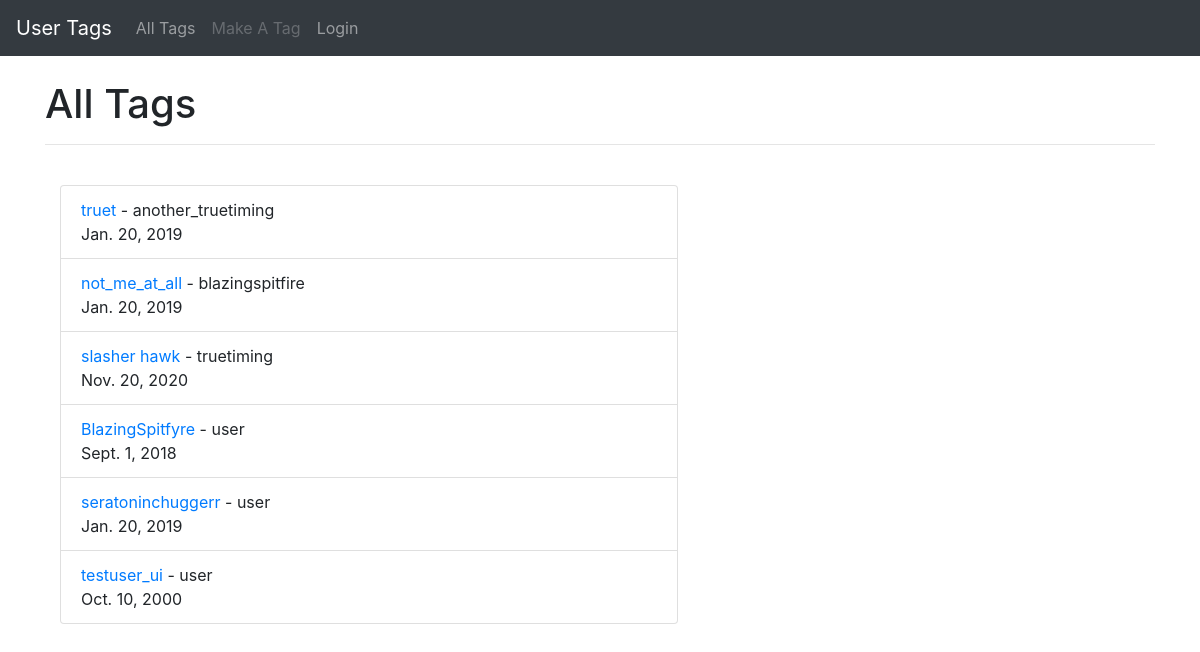
The page /alltags/ on the database as committed earlier.
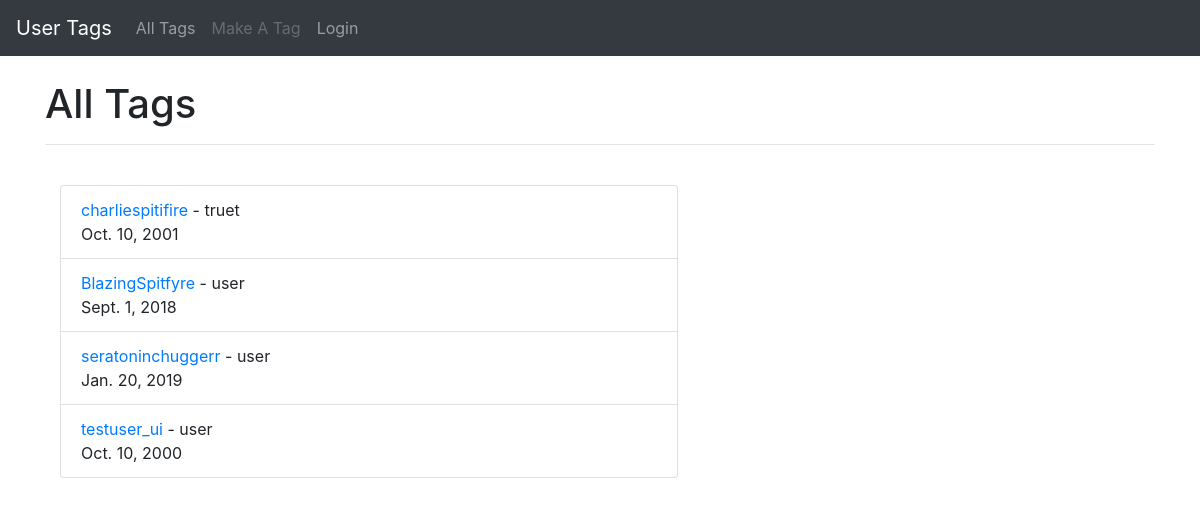
The same page on the database as committed later.
### droptag/models.py (models this page shows, shortened)
class tag(models.Model):
    user = models.ForeignKey(User,
                        default = 1,
                        on_delete = models.CASCADE
                        )
    platform = models.CharField(
        default='STM',
        max_length=32,
        choices=PLATFORM_CHOICES)
    username = models.CharField(max_length=50)
    id_link = models.CharField(max_length=200, blank=True)
    time_met = models.DateField()
    note = models.TextField(blank=True)
    date_filled = models.DateTimeField(auto_now_add=True)

### droptag/views.py (the view)
# urls.py: path('alltags/', AllTags.as_view(), name='alltags'),
class AllTags(ListView):
    model = tag
    template_name = 'alltags.html'
    queryset = tag.objects.order_by('-date_filled')

### droptag/templates/alltags.html
{% extends 'base.html' %}
{% block content %}
<h1>All Tags</h1>
<hr>
<br/>
<div class="col-7">
    <ul class="list-group">
    {% for tag in object_list %}
        <li class="list-group-item"><a href="{% url 'tag_display' tag.pk %}">{{ tag.username }}</a> - {{ tag.user }}<br/>
        {{ tag.time_met }}</li>
    {% endfor %}
    </ul>
</div>
<br/>
{% endblock %}

### droptag/templates/base.html (shortened to what this page needs)
<!doctype html>
<html lang="en">
  <head>
    <link rel="stylesheet" href="https://cdn.jsdelivr.net/npm/bootstrap@4.5.3/dist/css/bootstrap.min.css">
  </head>
  <body>
  <nav class="navbar navbar-expand-lg navbar-dark bg-dark">
  <a class="navbar-brand" href="{% url 'homepage' %}">User Tags</a>
  <div class="collapse navbar-collapse" id="navbarNavAltMarkup">
    <div class="navbar-nav">
      <a class="nav-link" href="{% url 'alltags' %}">All Tags</a>
      {% if user.is_authenticated %}
          <a class="nav-link" href="{% url 'create_tag' %}">Make A Tag</a>
          <a class="nav-link" href="{% url 'edit_profile' %}">Edit Profile</a>
          <a class="nav-link" href="{% url 'logout' %}">Logout</a>
      {% else %}
          <a class="nav-link disabled" href="{% url 'create_tag' %}" tabindex="-1" aria-disabled="true">Make A Tag</a>
          <a class="nav-link" href="{% url 'login' %}">Login</a>
      {% endif %}
    </div>
  </div>
</nav>
    <br/>
    <div class="container">
        {% block content %}
        {% endblock %}
    </div>
  </body>
</html>

Rows that differ between the two databases and show on the page:
removed tag: username "truet", user "another_truetiming", time_met "Jan. 20, 2019"
removed tag: username "not_me_at_all", user "blazingspitfire", time_met "Jan. 20, 2019"
removed tag: username "slasher hawk", user "truetiming", time_met "Nov. 20, 2020"
added tag: username "charliespitifire", user "truet", time_met "Oct. 10, 2001"
